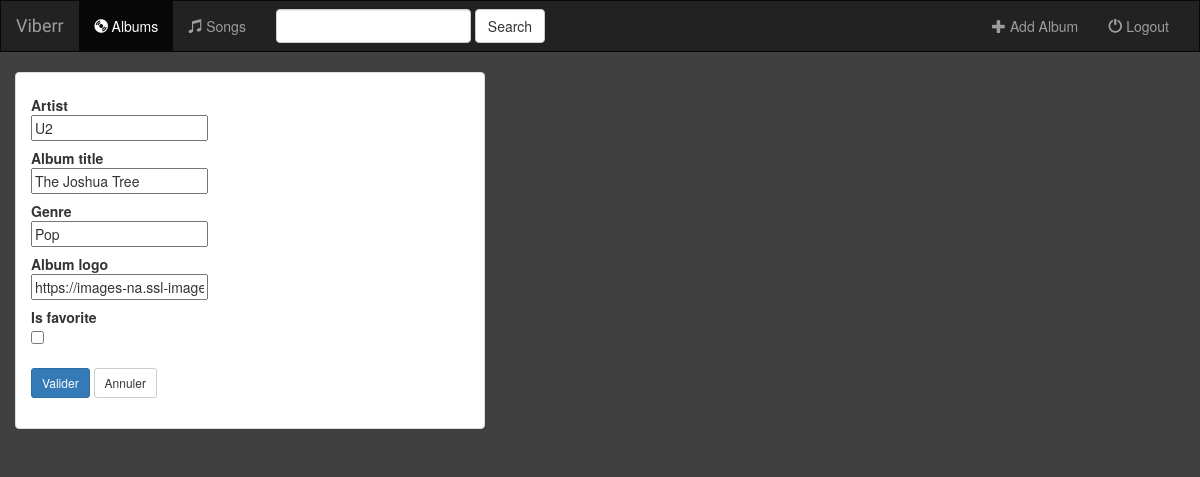
The app's page /music/album/3/, older data.
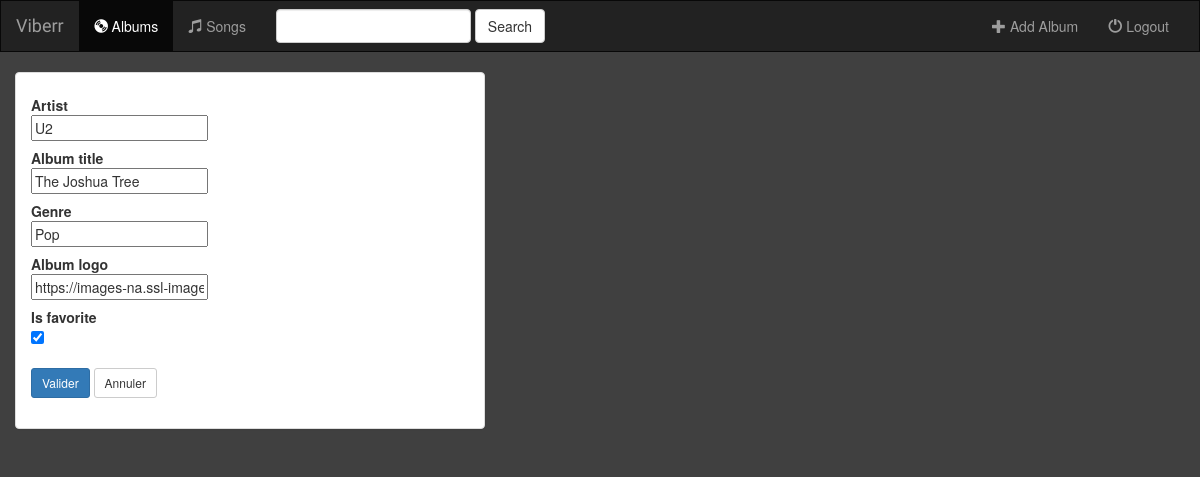
The same page, newer data.
### music/models.py (models this page shows, shortened)
class Album(models.Model):
    artist = models.CharField(max_length=250)
    album_title = models.CharField(max_length=500)
    genre = models.CharField(max_length=100)
    album_logo = models.CharField(max_length=1000)
    is_favorite = models.BooleanField(default=False)

### music/views.py (the view)
# urls.py: url(r'album/(?P<pk>[0-9]+)/$', views.AlbumUpdate.as_view(), name='album-update'),
class AlbumUpdate(UpdateView):
    model = Album
    fields = ['artist', 'album_title','genre','album_logo', 'is_favorite']
    def get_context_data(self, **kwargs):
        context_data = super(AlbumUpdate, self).get_context_data(**kwargs)
        context_data['page_title'] = 'Edit an album'
        return context_data

### music/templates/music/album_form.html (shortened to what this page needs)
{%  extends 'music/base.html' %}
{% block body %}
<div class="container-fluid">
    <div class="row">
            <div class="col-sm-10 col-md-5">
                <div class="panel panel-default">
                    <div class="panel-body">
                        <form class="form-horizontal" action="" method="post" enctype="multipart/form-data">
                            {%  include 'music/form-template.html' %}
                            <div class="form-group">
                                <div class="col-sm-10"><br>
                                    <button type="submit" class="btn btn-primary btn-sm" formnovalidate>Valider</button>
                                    <a href="{% url 'music:index' %}" class="btn btn-default btn-sm">Annuler</a>
                                </div>
                            </div>
                        </form>
                    </div>
                </div>
            </div>
    </div>
</div>
{% endblock %}

### music/templates/music/form-template.html (shortened to what this page needs)
{% for field in form %}
    {% if field.errors %}
        <div class="control-group error">
            <label class="control-label">{{ field.label }}</label>
            <div class="control-group error">{{ field }}
                <span class="text-danger small">*
                    {% for error in  field.errors %}{{ error }}{% endfor %}
                </span>
            </div>
        </div>
    {% else %}
        <div class="control-group">
            <label class="control-label">{{ field.label }}</label>
            <div class="controls">{{ field }}
            </div>
        </div>
    {% endif %}
{% endfor %}

Row changes from the older to the newer data that the page shows:
changed Album "The Joshua Tree": is_favorite "☐" → "☑"
